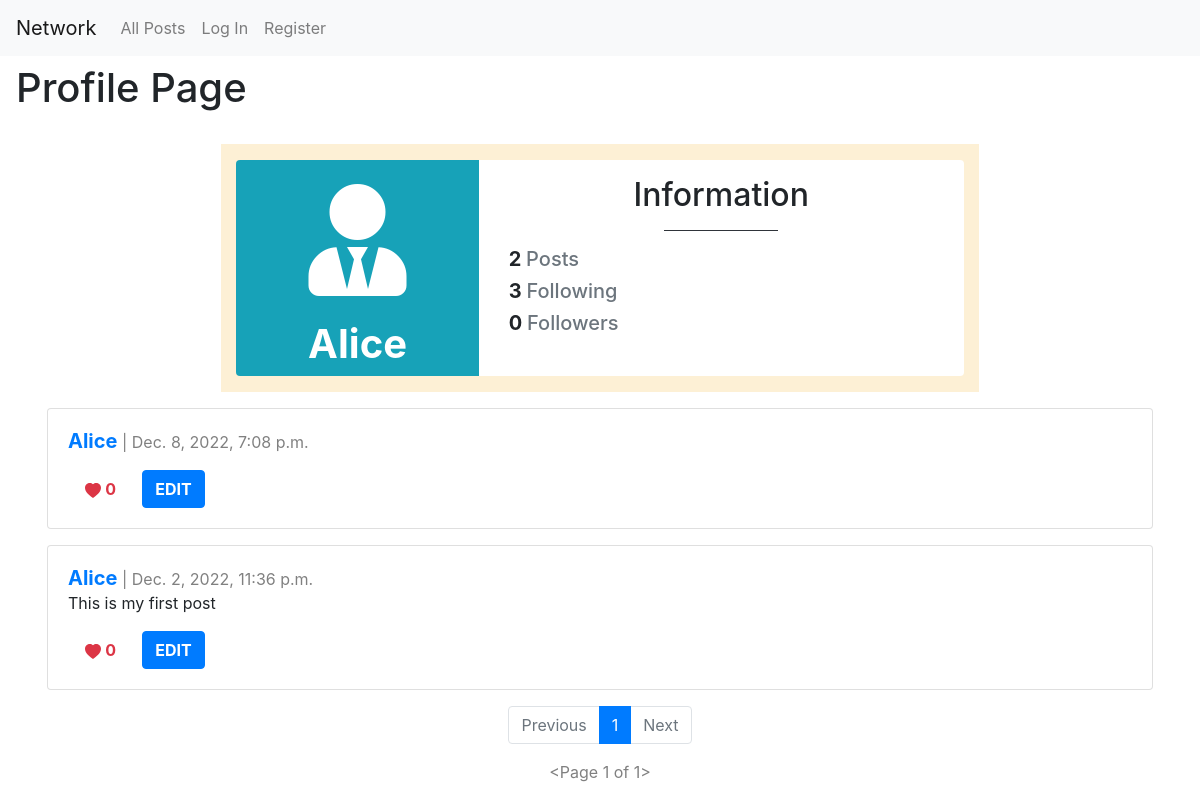
/profilePage/user1, run on the app's committed database.
### network/models.py (models this page shows, shortened)
class User(AbstractUser):
    pass

class Post(models.Model):
    author = models.ForeignKey("User", on_delete=models.CASCADE, related_name="user")
    description = models.CharField(max_length=1000)
    timestamp = models.DateTimeField(auto_now_add=True)
    like = models.IntegerField()

### network/views.py (the view)
# urls.py: path("profilePage/user<int:user_id>", views.profilePage, name="profilePage"),
def profilePage(request, user_id):
    user = User.objects.get(pk=user_id) # User from the card
    posts = Post.objects.filter(author=user).order_by("id").reverse()
    following = Follow.objects.filter(user=user)
    follower = Follow.objects.filter(followedUser=user)
    try:
        checkingFollow = follower.filter(user=User.objects.get(pk=request.user.id))
        if len(checkingFollow) != 0:
            isFollowing = True
        else:
            isFollowing = False
    except:
        isFollowing = False
    p = Paginator(posts, 10)
    pageNumber = request.GET.get('page')
    postsPage = p.get_page(pageNumber)
    return render(request, "network/profile.html", {
        "posts": posts,
        "p": p,
        "postsPage": postsPage,
        "username": user.username,
        "userProfile": user,
        "following": following,
        "follower": follower,
        "isFollowing": isFollowing
    })

### network/templates/network/profile.html (shortened to what this page needs)
{% extends "network/layout.html" %}
{% block body %}
<div class="main-title">
    <h1>Profile Page</h1>
</div>
<div class="main-content">
    <div class="row d-flex justify-content-center">
        <div class="col-md-10 col-lg-8 mt-3" style="background: #fdf0d5">
            <div class="row">
                <div class="col-sm-4 bg-info rounded-left">
                    <div class="card-block text-center text-white">
                        <i class="fas fa-user-tie fa-7x mt-4"></i>
                        <h1 class="font-weight-bold mt-4">{{username}}</h1>
                    </div>
                </div>
                <div class="col-sm-8 bg-white rounded-right">
                    <h2 class="mt-3 text-center">Information</h2>
                    <hr class="badge-dark w-25">
                    <div class="row">
                        <div class="col-sm-12">
                            <h5><strong>{{ p.count }} </strong><span class="text-muted"> Posts</span></h5>
                        </div>
                        <div class="col-sm-12">
                            <h5><strong>{{ following.count }} </strong><span class="text-muted">Following</span></h5>
                        </div>
                        <div class="col-sm-12">
                            <h5><strong>{{ follower.count }} </strong><span class="text-muted">Followers</span></h5>
                        </div>
                    </div>
                </div>
            </div>
        </div>
    </div>
    {% for post in postsPage %}
    <div class="row">
        <div class="col">
            <div class="card h-100" id="post-grid">
                <div class="card-body">
                    <h5 style="display: inline" class="card-title"><a href="{% url 'profilePage' user_id=post.author.id %}"><strong>{{ post.author }}</strong></a></h5>
                    <div style="display: inline; color: gray;" class="card-date"> | {{ post.timestamp }}</div>
                    <p class="card-text">{{ post.description }}</p>
                    <div class="card-buttonsContainer">
                        <div align="left" class="card-button">
                            <button id="heartButton" type="submit" name="heartButton" class="btn btn-outline-danger">
                                <svg xmlns="http://www.w3.org/2000/svg" width="16" height="16" fill="currentColor"
                                    class="bi bi-heart-fill" viewBox="0 0 16 16">
                                    <path fill-rule="evenodd"
                                        d="M8 1.314C12.438-3.248 23.534 4.735 8 15-7.534 4.736 3.562-3.248 8 1.314z" />
                                </svg>
                                <strong>{{ post.like }}</strong>
                            </button>
                        </div>
                        <div align="right" class="card-button">
                            <a class="btn btn-primary" href="" role="button"><strong>EDIT</strong></a>
                        </div>
                    </div>
                </div>
            </div>
        </div>
    </div>
    {% endfor %}
    <nav aria-label="...">
        <ul class="pagination d-flex justify-content-center">
            {% if postsPage.has_previous %}
                <li class="page-item">
                    <a class="page-link" href="?page={{ postsPage.previous_page_number }}">Previous</a>
                </li>
            {% else %}
                <li class="page-item disabled">
                    <a class="page-link">Previous</a>
                </li>
            {% endif %}
            {% for pageNumber in postsPage.paginator.page_range %}
                {% if postsPage.number == pageNumber %}
                    <li class="page-item active" aria-current="page">
                        <a class="page-link">{{pageNumber}}</a>
                    </li>
                {% else %}
                    <a href="?page={{ pageNumber }}" class="page-link">
                        {{ pageNumber }}
                    </a>
                {% endif %}
            {% endfor %}
            {% if postsPage.has_next %}
                <li class="page-item">
                    <a class="page-link" href="?page={{ postsPage.next_page_number }}">Next</a>
                </li>
            {% else %}
                <li class="page-item disabled">
                    <a class="page-link">Next</a>
                </li>
            {% endif %}
        </ul>
    </nav>
    <div class="d-flex justify-content-center" style="color: gray;" class="card-date">{{ postsPage }}</div>
</div>
{% endblock %}

### network/static/network/styles.css (style rules this page uses)
.row { margin: 1em 0em; }
.card-button { display: inline; margin: 0em .3em; }
.main-title { margin: .5em 1em; }
.main-content { margin: .4em 2em; }
#heartButton { border: none; }

### data on the page
User: username "Alice"
Post: author "Alice", timestamp "Dec. 8, 2022, 7:08 p.m.", like "0"
Post: author "Alice", timestamp "Dec. 2, 2022, 11:36 p.m.", description "This is my first post", like "0"

### other printed values
{{ p.count }} "2"
{{ following.count }} "3"
{{ follower.count }} "0"
{{ pageNumber }} "1"
{{ postsPage }} "<Page 1 of 1>"
